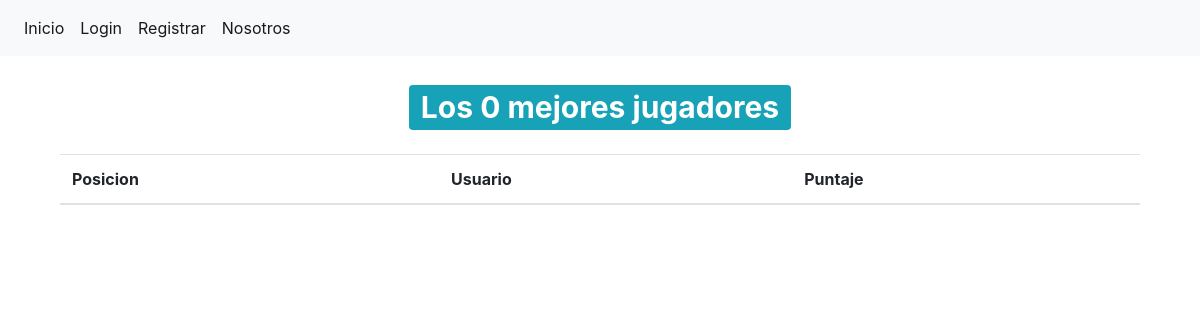
The app's page /tablero, older data.
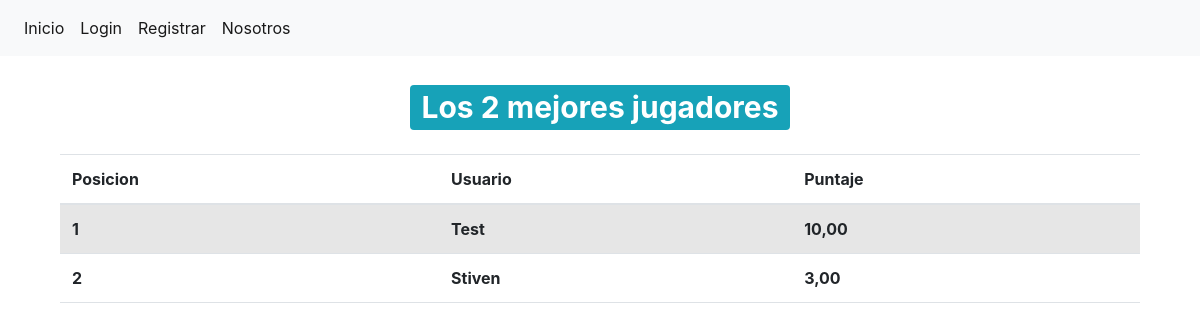
The same page, newer data.
### TGApp/models.py (models this page shows, shortened)
class QuizUsuarioTrivia(models.Model):
    usuario = models.OneToOneField(User, on_delete=models.CASCADE)
    puntaje_total = models.DecimalField(verbose_name='Puntaje Total', default=0, decimal_places=2, max_digits=10)

### TGApp/views.py (the view)
# urls.py: path('tablero', views.tablero, name='tablero'),
def tablero(request):
    total_usuarios_quiz = QuizUsuarioTrivia.objects.order_by('-puntaje_total')[:10]
    contador = total_usuarios_quiz.count()
    context = {
        'usuario_quiz':total_usuarios_quiz,
        'contar_user':contador
    }
    return render(request, 'jugar/tablero.html', context)

### TGApp/templates/jugar/tablero.html
{% extends 'base.html' %}
{% block contenido %}
<div class="container">
	<h1 class="text-center my-4">
		<span class="badge badge-info">
			Los {{contar_user}} mejores jugadores
		</span>
	</h1>
	<table class="table table-striped table-bodered">
		<thead>
			<tr>
				<th>Posicion</th>
				<th>Usuario</th>
				<th>Puntaje</th>
			</tr>
		</thead>
		<tbody>
			{% for user_quiz in usuario_quiz %}
				<tr>
					<th>{{forloop.counter}}</th>
					<th>{{user_quiz.usuario.username}}</th>
					<th>{{user_quiz.puntaje_total}}</th>
				</tr>
			{% endfor %}
		</tbody>
	</table>
</div>
{% endblock %}

### TGApp/templates/base.html (shortened to what this page needs)
{% load static %}
<!DOCTYPE html>
<html lang="es">
<head>
    <link href="https://cdn.jsdelivr.net/npm/bootstrap@5.1.3/dist/css/bootstrap.min.css" rel="stylesheet">
    <link rel="stylesheet" href="https://stackpath.bootstrapcdn.com/bootstrap/4.5.0/css/bootstrap.min.css">
</head>
<body>
<nav class="navbar navbar-expand navbar-light bg-light">
    <div class="nav navbar-nav">
        <a class="nav-item nav-link active" href="{% url 'inicio' %}">Inicio</a>
        {% if user.is_authenticated %}
          <a class="nav-item nav-link active" href="{% url 'jugar' %}">Jugar</a>
          <a class="nav-item nav-link active" href="{% url 'crear' %}">Crear</a>
          <a class="nav-item nav-link active" href="{% url 'preguntas' %}">Mis preguntas</a>
          <a class="nav-item nav-link active" href="{% url 'logout' %}">Salir</a>
        {% else %}
        <a class="nav-item nav-link active" href="{% url 'login' %}">Login</a>
        <a class="nav-item nav-link active" href="{% url 'registrar' %}">Registrar</a>
        {% endif %}
        <a class="nav-item nav-link active" href="{% url 'nosotros' %}">Nosotros</a>
    </div>
</nav>
<div class="container">
  <div class="row">
    <div class="col-12">
      {% block contenido %} {% endblock %}
    </div>
  </div>
</div>
</body>
</html>

Row changes from the older to the newer data that the page shows:
added QuizUsuarioTrivia: usuario.username "Test", puntaje_total "10,00"
added QuizUsuarioTrivia: usuario.username "Stiven", puntaje_total "3,00"
Text that changed along with them:
{{ contar_user }}: "0" → "2"
